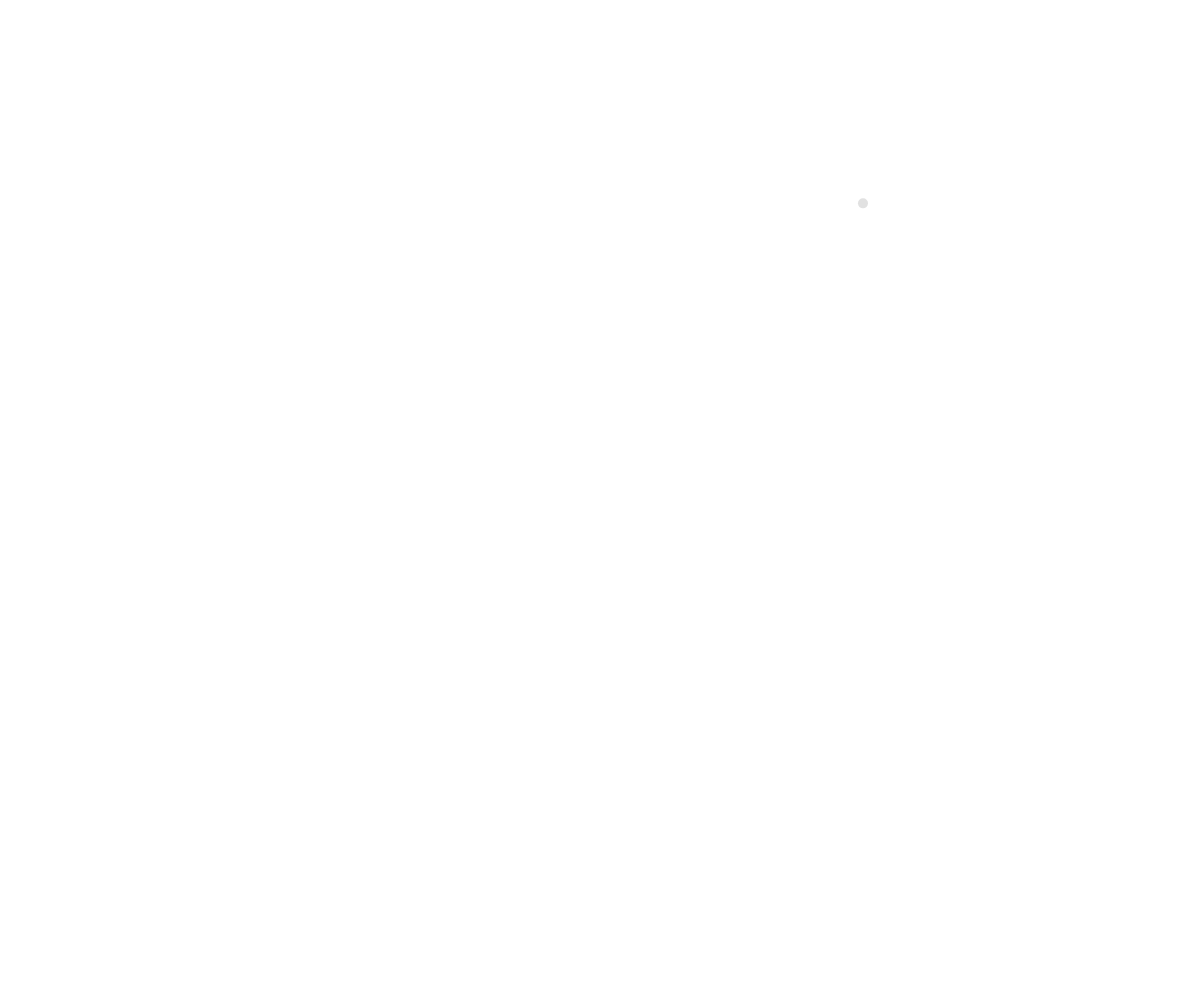
Frame 1 (no input)
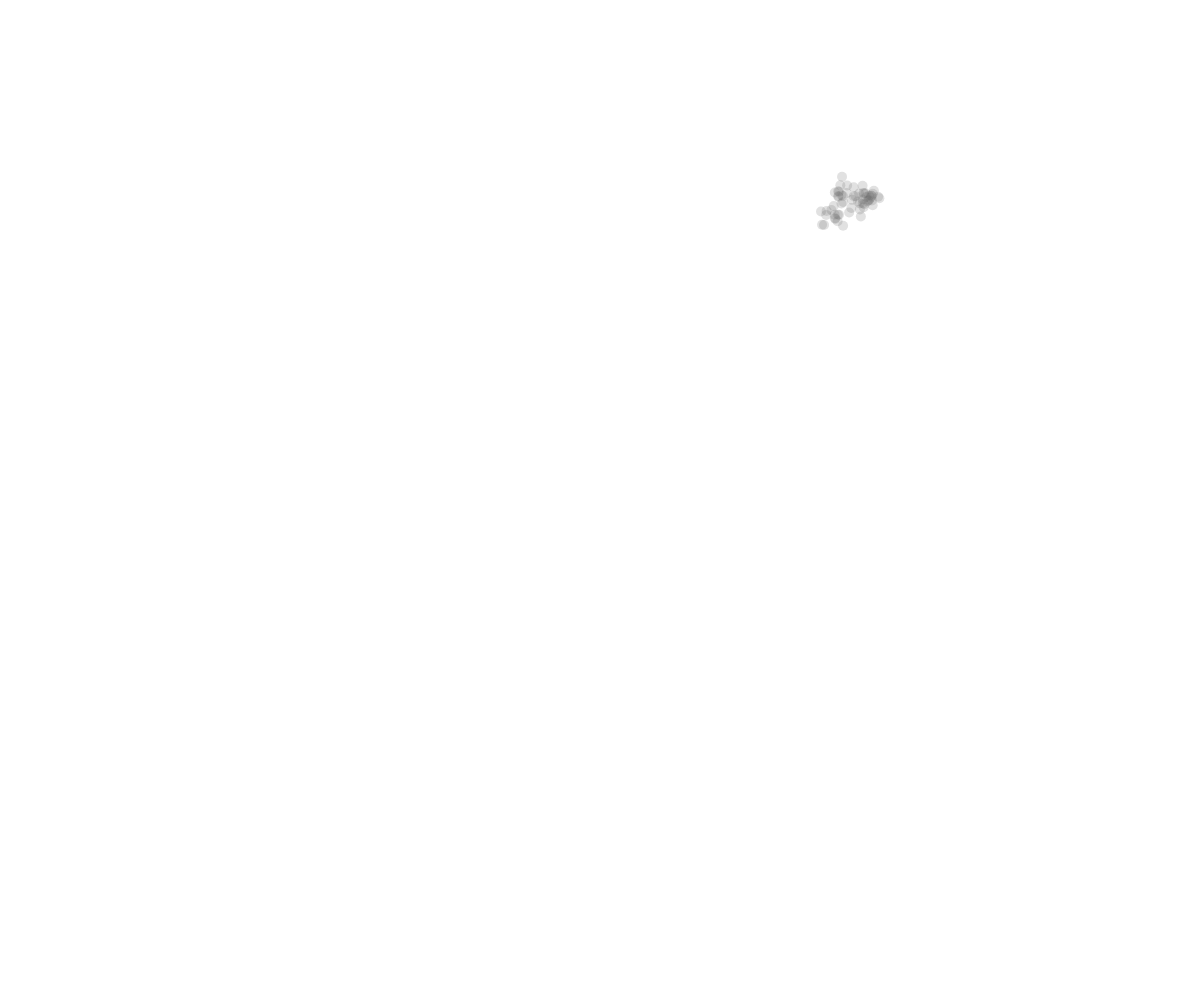
Frame 60 (no input)
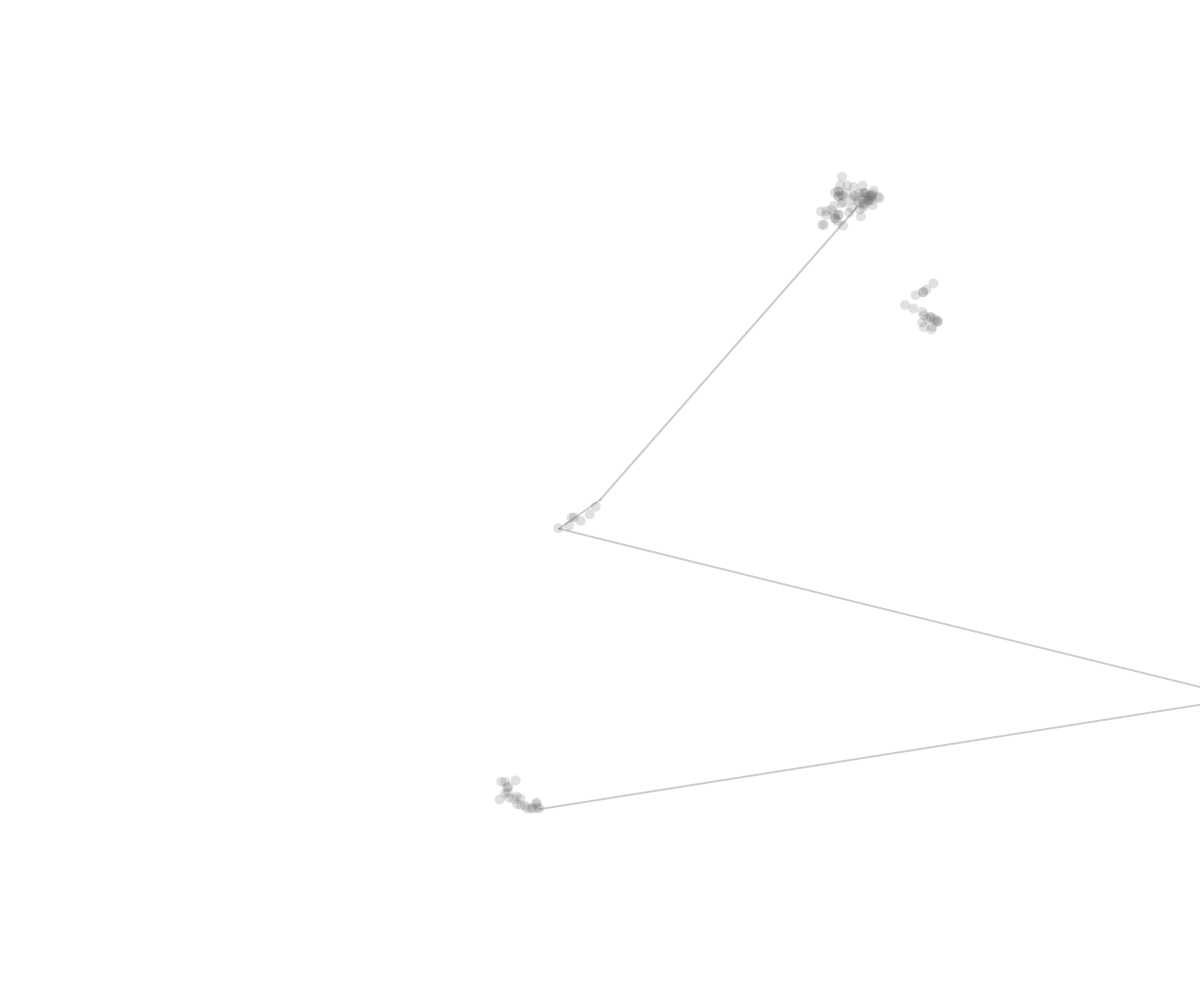
Frame 120 (the mouse pressed at the canvas centre since frame 60)

The p5.js sketch that drew these frames (run headless with seeded random() and noise() and a simulated clock; from frame 60 on, the mouse is pressed at the canvas centre):

// p5.js sketch
// ── sketch.js
let posX, posY;
let startX, startY;
let maxRadius = 50;
let wirt;
let punkt1, punkt2;

function setup() {
  createCanvas(windowWidth, windowHeight);
  // Ersten Wirt poition
  startX = random(width);
  startY = random(height);
  posX = startX;
  posY = startY;
  
  // Punkte für Linie bestimmen
  punkt1 = createVector(posX, posY);
  punkt2 = createVector(posX, posY);
}

function draw() {
  // ohne click Schlaufe
  posX += random(-10, 10);
  posY += random(-10, 10);
  wirt = createVector(posX, posY);
  wirt.add(p5.Vector.random2D().mult(1));
  
  fill(100, 50);

  // Distanz vom aktuellen Nullpunkt berechnen
  let distanceFromStart = dist(wirt.x, wirt.y, startX, startY);
  
  // Wenn Radius größer als maxRadius, neuen Wirt erstellen
  if (distanceFromStart > maxRadius) {
    punkt1 = punkt2.copy();
    punkt2 = createVector(posX, posY);
    
   // Linie zeichnen
    stroke(0, 50);
    strokeWeight(2);
    line(punkt1.x, punkt1.y, punkt2.x, punkt2.y);

    // Neuen Wirt erstellen (wenn dieser Teil vor Linie Zeichnen ist, Linie wird zuerst gezeichnet)
    startX = random(width);
    startY = random(height);
    posX = startX;
    posY = startY;
  

    
  }

  // Wirt zeichnen
  noStroke();
  ellipse(wirt.x, wirt.y, 10, 10);
}

// NEUE FUNKTION: Wird bei jedem Mausklick ausgeführt
function mousePressed() {
  // Linie vom letzten Punkt zur Mausposition zeichnen
  punkt1 = punkt2.copy();
  punkt2 = createVector(mouseX, mouseY);
  
  stroke(0, 50);
  strokeWeight(2);
  line(punkt1.x, punkt1.y, punkt2.x, punkt2.y);
  
  // Neuen Wirt an Mausposition erstellen
  startX = mouseX;
  startY = mouseY;
  posX = startX;
  posY = startY;
}
